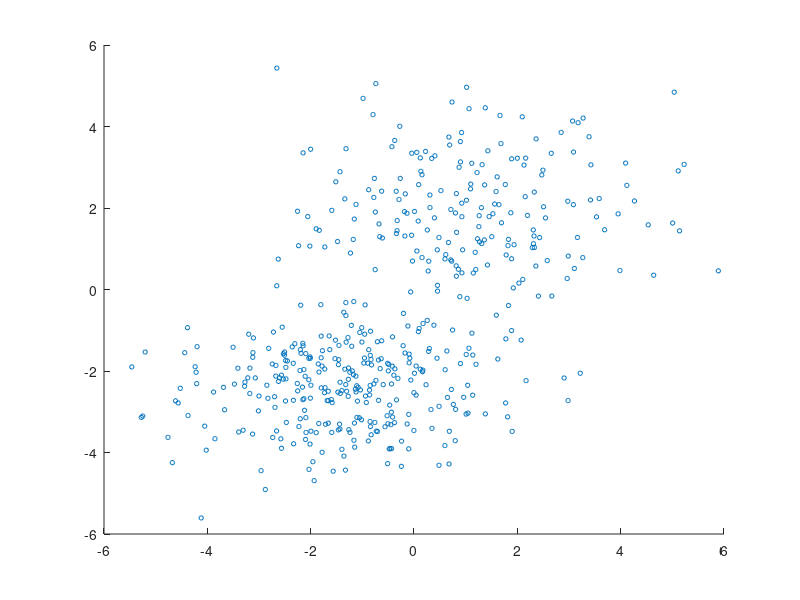

MATLAB code to generate this figure: (Note: this script raises an error after producing the figure.)
% Toy Sparse WaterShed Algorithm 

% Based upon 
%https://uk.mathworks.com/help/stats/cluster-data-from-mixture-of-gaussian-distributions.html

% Generate two gaussians 
    % + a 3rd = 1st, slightly offset 
rng default;  % For reproducibility
mu1 = [1 2];
sigma1 = [3 .2; .2 2];
mu2 = [-1 -2];
sigma2 = [2 0; 0 1];
X = [mvnrnd(mu1,sigma1,200); mvnrnd(mu2,sigma2,100) ;...
    mvnrnd(mu2-.5,sigma2,200)];
n = size(X,1);

figure;
scatter(X(:,1),X(:,2),10,'ko')

% Fit a 3 component GMM 
options = statset('Display','final');
gmm = fitgmdist(X,14,'Options',options);

% Cluster 
idx = gmm.cluster(X); 

scatterhist(X(:,1),X(:,2),'Group',idx,'Kernel','on')

% Sparse WaterShedding 
results=struct();
options=optimoptions('fminunc','Algorithm','quasi-newton','ObjectiveLimit',-1e100,'HessUpdate','steepdesc','Display','final-detailed',...
    'MaxFunEvals',inf,'MaxIter',5000);
for iCluster=1:size(gmm.mu,1)
    % Grab this cluster's mean coords
    x0=gmm.mu(iCluster,:);
    
    % Run gradient descent on each data point, we invert the PDF to find its maximum and scale by 1e-30 to bring the PDFs values into
    % a more typical range for fminunc
%     [results(iCluster).x,results(iCluster).fval,results(iCluster).exitflag,results(iCluster).output,results(iCluster).grad]=...
%         fminunc(@(x)-gmm.pdf(x)*1e-30,x0,options);
    [results(iCluster).x,results(iCluster).fval,results(iCluster).exitflag,results(iCluster).output,results(iCluster).grad]=...
        fminunc(@(x)-gmm.pdf(x),x0,options);
end

%fminunc outputs: 
    % x - the local minimum 
    % fval - the value of the objective function @ the solution 
    % Exitflag - exit condition  
    % Output - information about the process 
    % Grad - gradient of the solution @ x 

% Options: 
    % Quasi-Newton - computationally easy optimization algorithm 
    % Objective-Limit - a stopping criteria 
    % Hess Update (Steepdesc) - 
    % Display 
    % MaxFunEvals 
    % MaxIter 
    
% Notes: 
    % Optimization Algorithms 
        % Noting that the search for a minimum or maximum of a scalar-valued
        % function is nothing else than the search for the zeroes of the 
        % gradient of that function
    
    
   options=optimoptions('fminunc','Algorithm','quasi-newton','ObjectiveLimit',-1e100,'HessUpdate','steepdesc','Display','final-detailed',...
    'MaxFunEvals',inf,'MaxIter',5000); 
% Figure: 
figure; hold on; axis([-3 5  -1 1.5]); 
for i = 1:14
scatter(gmm.mu(i,1),gmm.mu(i,2),'k','filled');
scatter(results(i).x(1),results(i).x(2),'r','filled');
plot([results(i).x(1),gmm.mu(i,1)],[results(i).x(2),gmm.mu(i,2)],...
    '--k','linewidth',1.5); 
pause(5); 
end 

% Full WaterShed 
[~,~,~,~,clusters]=wshedProcess(embeddingValues,desiredK); 

